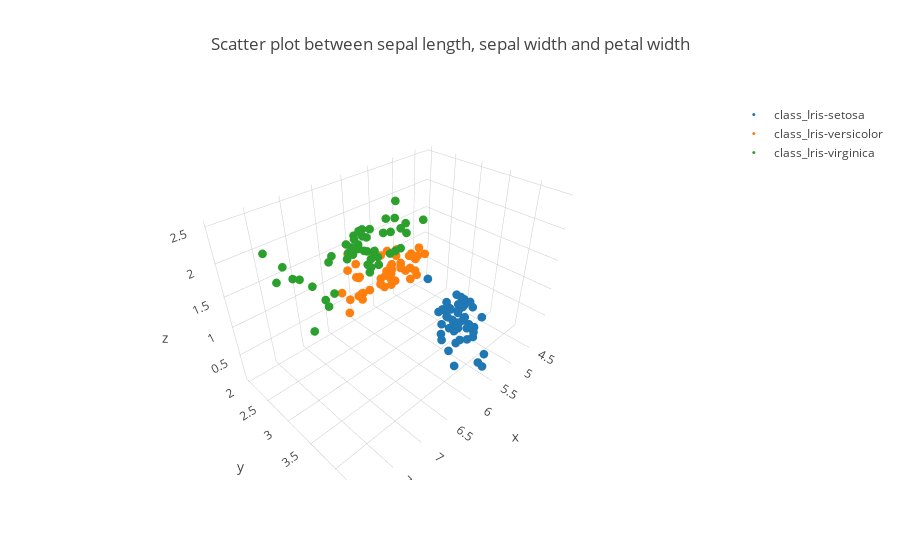

Notebook code cell kept with this figure:
### Code cell
data = []
for i in ['Iris-setosa', 'Iris-versicolor', 'Iris-virginica']:
    trace = go.Scatter3d(x = iris[iris["target"] == i].iloc[:, 0],
                         y = iris[iris["target"] == i].iloc[:, 1],
                         z = iris[iris["target"] == i].iloc[:, 3],
                         mode = 'markers',
                         name = "class_{}".format(i),
                         marker = dict(size = 3))
    data.append(trace)
    layout=dict(
        title='Scatter plot between sepal length, sepal width and petal width'
    )
figure = dict(data=data, layout = layout)
iplot(figure)

### Figure 1 — Plotly figure (JSON) as saved in the notebook; plotly's stock layout.template omitted (floating-point values rounded to 4 significant figures)
{"data": [{"marker": {"size": 3}, "mode": "markers", "name": "class_Iris-setosa", "type": "scatter3d", "uid": "3ff9be86-6d04-4950-a567-2cbdb66d2ebd", "x": [5.1, 4.9, 4.7, 4.6, 5, 5.4, 4.6, 5, 4.4, 4.9, 5.4, 4.8, 4.8, 4.3, 5.8, 5.7, 5.4, 5.1, 5.7, 5.1, 5.4, 5.1, 4.6, 5.1, 4.8, 5, 5, 5.2, 5.2, 4.7, 4.8, 5.4, 5.2, 5.5, 4.9, 5, 5.5, 4.9, 4.4, 5.1, 5, 4.5, 4.4, 5, 5.1, 4.8, 5.1, 4.6, 5.3, 5], "y": [3.5, 3, 3.2, 3.1, 3.6, 3.9, 3.4, 3.4, 2.9, 3.1, 3.7, 3.4, 3, 3, 4, 4.4, 3.9, 3.5, 3.8, 3.8, 3.4, 3.7, 3.6, 3.3, 3.4, 3, 3.4, 3.5, 3.4, 3.2, 3.1, 3.4, 4.1, 4.2, 3.1, 3.2, 3.5, 3.1, 3, 3.4, 3.5, 2.3, 3.2, 3.5, 3.8, 3, 3.8, 3.2, 3.7, 3.3], "z": [0.2, 0.2, 0.2, 0.2, 0.2, 0.4, 0.3, 0.2, 0.2, 0.1, 0.2, 0.2, 0.1, 0.1, 0.2, 0.4, 0.4, 0.3, 0.3, 0.3, 0.2, 0.4, 0.2, 0.5, 0.2, 0.2, 0.4, 0.2, 0.2, 0.2, 0.2, 0.4, 0.1, 0.2, 0.1, 0.2, 0.2, 0.1, 0.2, 0.2, 0.3, 0.3, 0.2, 0.6, 0.4, 0.3, 0.2, 0.2, 0.2, 0.2]}, {"marker": {"size": 3}, "mode": "markers", "name": "class_Iris-versicolor", "type": "scatter3d", "uid": "06beffae-a3dc-43a8-be76-1b46790c62e6", "x": [7, 6.4, 6.9, 5.5, 6.5, 5.7, 6.3, 4.9, 6.6, 5.2, 5, 5.9, 6, 6.1, 5.6, 6.7, 5.6, 5.8, 6.2, 5.6, 5.9, 6.1, 6.3, 6.1, 6.4, 6.6, 6.8, 6.7, 6, 5.7, 5.5, 5.5, 5.8, 6, 5.4, 6, 6.7, 6.3, 5.6, 5.5, 5.5, 6.1, 5.8, 5, 5.6, 5.7, 5.7, 6.2, 5.1, 5.7], "y": [3.2, 3.2, 3.1, 2.3, 2.8, 2.8, 3.3, 2.4, 2.9, 2.7, 2, 3, 2.2, 2.9, 2.9, 3.1, 3, 2.7, 2.2, 2.5, 3.2, 2.8, 2.5, 2.8, 2.9, 3, 2.8, 3, 2.9, 2.6, 2.4, 2.4, 2.7, 2.7, 3, 3.4, 3.1, 2.3, 3, 2.5, 2.6, 3, 2.6, 2.3, 2.7, 3, 2.9, 2.9, 2.5, 2.8], "z": [1.4, 1.5, 1.5, 1.3, 1.5, 1.3, 1.6, 1, 1.3, 1.4, 1, 1.5, 1, 1.4, 1.3, 1.4, 1.5, 1, 1.5, 1.1, 1.8, 1.3, 1.5, 1.2, 1.3, 1.4, 1.4, 1.7, 1.5, 1, 1.1, 1, 1.2, 1.6, 1.5, 1.6, 1.5, 1.3, 1.3, 1.3, 1.2, 1.4, 1.2, 1, 1.3, 1.2, 1.3, 1.3, 1.1, 1.3]}, {"marker": {"size": 3}, "mode": "markers", "name": "class_Iris-virginica", "type": "scatter3d", "uid": "05af5152-4042-49a5-b1e0-57ec906ef883", "x": [6.3, 5.8, 7.1, 6.3, 6.5, 7.6, 4.9, 7.3, 6.7, 7.2, 6.5, 6.4, 6.8, 5.7, 5.8, 6.4, 6.5, 7.7, 7.7, 6, 6.9, 5.6, 7.7, 6.3, 6.7, 7.2, 6.2, 6.1, 6.4, 7.2, 7.4, 7.9, 6.4, 6.3, 6.1, 7.7, 6.3, 6.4, 6, 6.9, 6.7, 6.9, 5.8, 6.8, 6.7, 6.7, 6.3, 6.5, 6.2, 5.9], "y": [3.3, 2.7, 3, 2.9, 3, 3, 2.5, 2.9, 2.5, 3.6, 3.2, 2.7, 3, 2.5, 2.8, 3.2, 3, 3.8, 2.6, 2.2, 3.2, 2.8, 2.8, 2.7, 3.3, 3.2, 2.8, 3, 2.8, 3, 2.8, 3.8, 2.8, 2.8, 2.6, 3, 3.4, 3.1, 3, 3.1, 3.1, 3.1, 2.7, 3.2, 3.3, 3, 2.5, 3, 3.4, 3], "z": [2.5, 1.9, 2.1, 1.8, 2.2, 2.1, 1.7, 1.8, 1.8, 2.5, 2, 1.9, 2.1, 2, 2.4, 2.3, 1.8, 2.2, 2.3, 1.5, 2.3, 2, 2, 1.8, 2.1, 1.8, 1.8, 1.8, 2.1, 1.6, 1.9, 2, 2.2, 1.5, 1.4, 2.3, 2.4, 1.8, 1.8, 2.1, 2.4, 2.3, 1.9, 2.3, 2.5, 2.3, 1.9, 2, 2.3, 1.8]}], "layout": {"title": {"text": "Scatter plot between sepal length, sepal width and petal width"}}}
